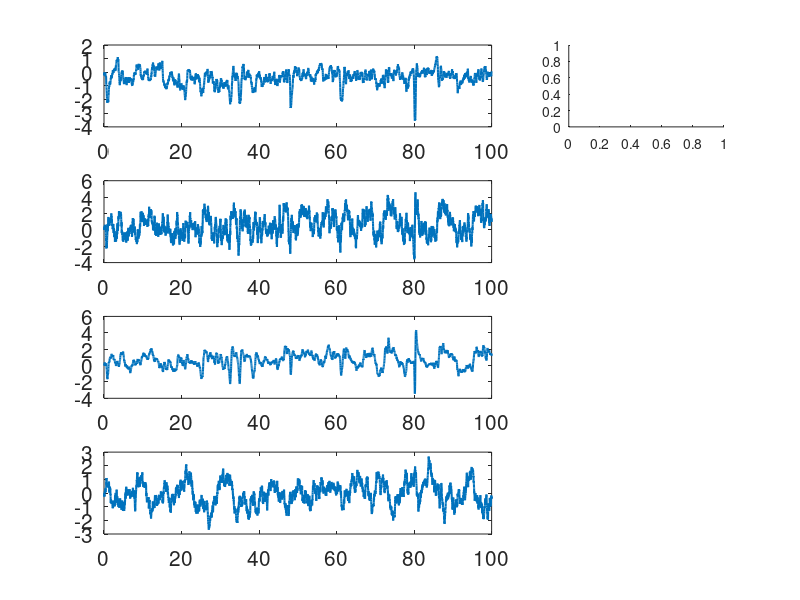

Here is the MATLAB script that generated this plot: (Note: this script raises an error after producing the figure.)
%%% generate 4d climiate model
clear;
close all;
rng(3);
L12=1;L13=0.5;L24=0.5;a1=2;a2=1;d1=-1;d2=-.4;eps=1;
sigma1=0.5;sigma2=2;sigma3=0.5;sigma4=1;b123=1.5;b213=1.5;b312=-b213-b213;F1=0;F2=0;F3=0;F4=0;
T=100;dt=1/50;N=T/dt;Dt=0.1;sigma_obs=0.1;dis_obs=Dt/dt;
x1=zeros(1,N);kf=1;%%% kalman filter or not
x2=x1;x3=x1;x4=x1;
gamma1=1;gamma2=1;
MM=1;MM1=50;r=0.1;
for i=2:N
    x1(:,i)=x1(:,i-1)+dt*( -x2(:,i-1)*(L12+a1*x1(:,i-1)+a2*x2(:,i-1))+d1*x1(:,i-1)+F1*ones(MM,1)+...
    +L13*x3(:,i-1)+b123*x2(:,i-1)*x3(:,i-1))+sigma1*sqrt(dt)*randn(MM,1);
    x2(:,i)=x2(:,i-1)+dt*( x1(:,i-1)*(L12+a1*x1(:,i-1)+a2*x2(:,i-1))+d2*x2(:,i-1)+F2*ones(MM,1)+...
    +L24*x4(:,i-1)+b213*x1(:,i-1)*x3(:,i-1))+sigma2*sqrt(dt)*randn(MM,1);  
    x3(:,i)=x3(:,i-1)+dt*(-L13*x1(:,i-1)+b312*x1(:,i-1)*x2(:,i-1)+F3*ones(MM,1)-...
        gamma1/eps*x3(:,i-1))+sigma3/sqrt(eps)*sqrt(dt)*randn(MM,1);  
    x4(:,i)=x4(:,i-1)+dt*(-L24*x2(:,i-1)+F4*ones(MM,1)-gamma2/eps*x4(:,i-1))+...
        sigma4/sqrt(eps)*sqrt(dt)*randn(MM,1);      
end
% plotpdf(x1);
figure();
subplot(4,3,[1,2])
plot(dt:dt:T,x1,'linewidth',1.5);set(gca,'FontSize',15);
subplot(4,3,[4,5])
plot(dt:dt:T,x2,'linewidth',1.5);set(gca,'FontSize',15);
subplot(4,3,[7,8])
plot(dt:dt:T,x3,'linewidth',1.5);set(gca,'FontSize',15);
subplot(4,3,[10,11])
plot(dt:dt:T,x4,'linewidth',1.5);set(gca,'FontSize',15);

subplot(4,3,3);
[prob,xp]=ksdensity(x1);
plot(xp,prob,'linewidth',1.5);set(gca,'FontSize',15);
subplot(4,3,6);
[prob,xp]=ksdensity(x2);
plot(xp,prob,'linewidth',1.5);set(gca,'FontSize',15);
subplot(4,3,9);
[prob,xp]=ksdensity(x3);
plot(xp,prob,'linewidth',1.5);set(gca,'FontSize',15);
subplot(4,3,12);
[prob,xp]=ksdensity(x4);
plot(xp,prob,'linewidth',1.5);set(gca,'FontSize',15);

%% kalman filter
MM=MM1;
x1old=x1(:,1)*ones(MM,1)+sigma_obs*ones(MM,1);
x2old=x2(:,1)*ones(MM,1)+sigma_obs*ones(MM,1);
x3old=x3(:,1)*ones(MM,1)+sigma_obs*ones(MM,1);
x4old=x4(:,1)*ones(MM,1)+sigma_obs*ones(MM,1);
allpri=zeros(N/Dt,4,MM);
allpost=zeros(N/Dt,4,MM);
 M_cov=sigma_obs.^2*eye(2);
 Ro=sigma_obs.^2*speye(2);
 obsx1=x1+sigma_obs*ones(1,N);
 obsx2=x2+sigma_obs*ones(1,N);
 xpostmean=zeros(4,N/dis_obs);
H=speye(2,4);


for i=2:N
    
    
end